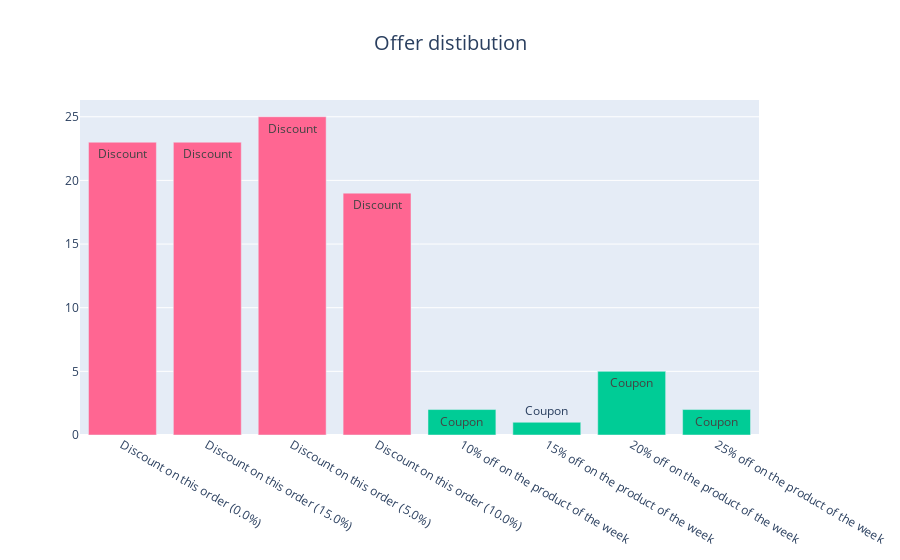

Notebook code cell kept with this figure:
### Markdown cell above
### 3.1 Offer distribution <a class="anchor" id="section3_1"></a>

### Code cell
fig = go.Figure()
fig.add_trace(go.Bar(
    x=offers_coverage['Order'],
    y=offers_coverage['Count'],
    name='Primary Product',
    marker_color=[px.colors.qualitative.Plotly[6] if type=="Discount" else px.colors.qualitative.Plotly[2] for type in offers_coverage['Type']],
    text=offers_coverage['Type'],
    hovertemplate="<b>Name:</b> %{x}<br><b>Number:</b> %{y}<br><b>Type:</b> %{text}<extra></extra>",
))

fig.update_layout(
  height=max([len(offer_name) for offer_name in offers_coverage['Order']])*15,
  title={'text': "Offer distibution",
          'x':0.5,
          'xanchor': 'center',
          'font_size': 20,
    }
)

fig.show()

### Figure 1 — Plotly figure (JSON) as saved in the notebook; plotly's stock layout.template omitted (floating-point values rounded to 4 significant figures)
{"data": [{"hovertemplate": "<b>Name:</b> %{x}<br><b>Number:</b> %{y}<br><b>Type:</b> %{text}<extra></extra>", "marker": {"color": ["#FF6692", "#FF6692", "#FF6692", "#FF6692", "#00CC96", "#00CC96", "#00CC96", "#00CC96"]}, "name": "Primary Product", "text": ["Discount", "Discount", "Discount", "Discount", "Coupon", "Coupon", "Coupon", "Coupon"], "type": "bar", "x": ["Discount on this order (0.0%)", "Discount on this order (15.0%)", "Discount on this order (5.0%)", "Discount on this order (10.0%)", "10% off on the product of the week", "15% off on the product of the week", "20% off on the product of the week", "25% off on the product of the week"], "y": [23, 23, 25, 19, 2, 1, 5, 2]}], "layout": {"autosize": true, "title": {"font": {"size": 20}, "text": "Offer distibution", "x": 0.5, "xanchor": "center"}, "xaxis": {"autorange": true, "range": [-0.5, 7.5], "type": "category"}, "yaxis": {"autorange": true, "range": [0, 26.32], "type": "linear"}}}
